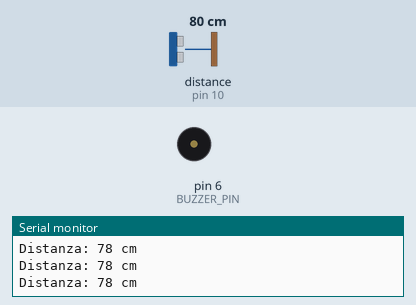
Recording of a sketch running on a simulated Arduino Uno, built with avr-gcc and run on an emulated ATmega328P. Parts: buzzer (waves = sounding), the last lines printed to the serial monitor. Wiring (inferred from the names in the program): ultrasonic range finder: trigger pin 9; echo pin 10. Inputs (shaded band) come from the test bench; at power-on: distance to the obstacle (sensor on pin 10) 80 cm. The echo pulse lasts 58.3 µs per cm.

Above: at 1.2 s.
1.3 s: distance to the obstacle (sensor on pin 10) set to 32 cm
2.8 s: distance to the obstacle (sensor on pin 10) set to 27 cm
At 3.3 s:
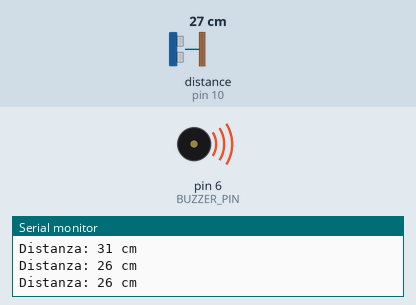
5.8 s: distance to the obstacle (sensor on pin 10) set to 4 cm
At 6.34 s:
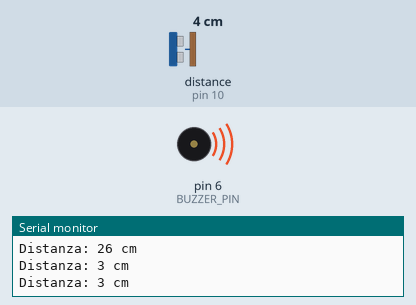
8.8 s: distance to the obstacle (sensor on pin 10) set to 35 cm
At 10.1 s:
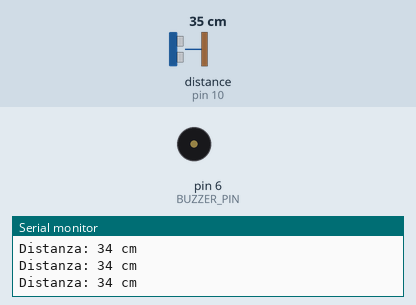
Timing chart, 0 to 11.8 s (numbered marks = the images above; inputs shaded):
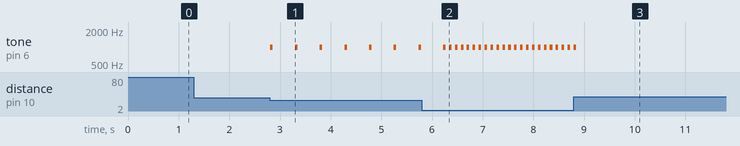

Measured:
- the behaviour switches between 31 and 30 cm on distance to the obstacle (sensor on pin 10) (found by bisection; images 0 and 1)
- after the input at 2.8 s, tone on pin 6 (BUZZER_PIN): alternates 1000 Hz for 0.05 s and silent for 0.44 s, starting at once
- after the input at 5.8 s, tone on pin 6 (BUZZER_PIN): alternates 1000 Hz for 0.05 s and silent for 0.07 s, starting after 0.54 s
- after the input at 8.8 s, tone on pin 6 (BUZZER_PIN): goes on until 8.8 s, then stays silent

The sketch:

03_Radar_Distanza.ino
```cpp
/*
 * Lezione 3 - Esercizio 3: Radar di Prossimita'
 * --------------------------------------------
 * Obiettivo: Misurare la distanza con gli ultrasuoni e fornire un feedback sonoro.
 * Simula il comportamento di un sensore di parcheggio.
 */

// Definizione PIN per HC-SR04
const int TRIG_PIN = 9;
const int ECHO_PIN = 10;
// Definizione PIN per il Buzzer
const int BUZZER_PIN = 6;

// Variabili per il calcolo della distanza
long durata;
int distanza;

void setup() {
  pinMode(TRIG_PIN, OUTPUT); // Il Trig invia il segnale
  pinMode(ECHO_PIN, INPUT);  // L'Echo riceve il rimbalzo
  pinMode(BUZZER_PIN, OUTPUT);

  Serial.begin(9600);
  Serial.println("--- Radar HC-SR04 Attivo ---");
}

void loop() {
  // Pulizia del PIN Trig
  digitalWrite(TRIG_PIN, LOW);
  delayMicroseconds(2);

  // Invio di un impulso di 10 microsecondi
  digitalWrite(TRIG_PIN, HIGH);
  delayMicroseconds(10);
  digitalWrite(TRIG_PIN, LOW);

  // Lettura della durata del viaggio dell'impulso (microsecondi)
  durata = pulseIn(ECHO_PIN, HIGH);

  // Calcolo della distanza in cm
  // Velocità del suono = 0.034 cm/microsecondo.
  // Dividiamo per 2 perche' l'onda va e torna.
  distanza = durata * 0.034 / 2;

  // Stampa della distanza per debug
  Serial.print("Distanza: ");
  Serial.print(distanza);
  Serial.println(" cm");

  // Logica del Sensore di Parcheggio:
  // Se l'oggetto è vicino (meno di 30cm), emettiamo suoni intermittenti
  if (distanza > 0 && distanza < 30) {
    // Il "delay" dell'intermittenza dipende dalla distanza
    // Piu' siamo vicini, piu' il bip è veloce.
    int attesa = map(distanza, 2, 30, 50, 500);

    tone(BUZZER_PIN, 1000); // Suono a 1kHz
    delay(50);              // Durata del bip
    noTone(BUZZER_PIN);
    delay(attesa);          // Pausa tra i bip
  }
  // Se siamo molto vicini (meno di 5cm), suono continuo
  else if (distanza > 0 && distanza <= 5) {
    tone(BUZZER_PIN, 1500);
  }
  else {
    noTone(BUZZER_PIN);
    delay(100);
  }
}
```
